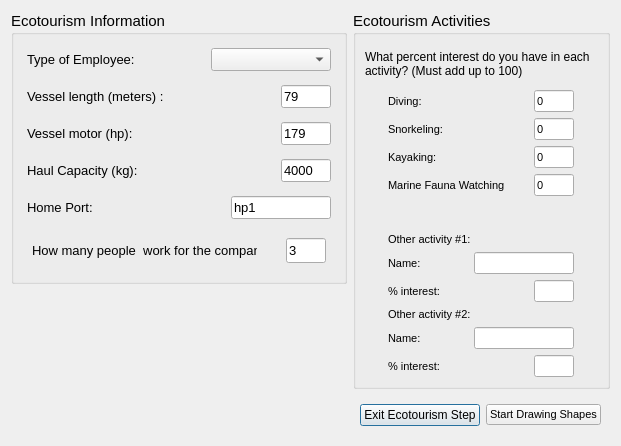
<ui version="4.0" >
 <author>Dane Springmeyer</author>
 <class>Ecotourism</class>
 <widget class="QDialog" name="Ecotourism" >
  <property name="geometry" >
   <rect>
    <x>0</x>
    <y>0</y>
    <width>621</width>
    <height>446</height>
   </rect>
  </property>
  <property name="windowTitle" >
   <string>OpenOceanMap - Interview</string>
  </property>
  <layout class="QVBoxLayout" name="verticalLayout_6" >
   <item>
    <layout class="QHBoxLayout" name="horizontalLayout_7" >
     <item>
      <layout class="QVBoxLayout" name="verticalLayout_5" >
       <item>
        <widget class="QGroupBox" name="vessel_info" >
         <property name="font" >
          <font>
           <pointsize>11</pointsize>
          </font>
         </property>
         <property name="title" >
          <string>Ecotourism Information</string>
         </property>
         <layout class="QVBoxLayout" name="verticalLayout" >
          <item>
           <widget class="QWidget" native="1" name="home_port_5" >
            <property name="font" >
             <font>
              <pointsize>10</pointsize>
             </font>
            </property>
            <layout class="QHBoxLayout" >
             <property name="spacing" >
              <number>4</number>
             </property>
             <property name="margin" >
              <number>4</number>
             </property>
             <item>
              <widget class="QLabel" name="employee_text" >
               <property name="minimumSize" >
                <size>
                 <width>180</width>
                 <height>0</height>
                </size>
               </property>
               <property name="maximumSize" >
                <size>
                 <width>180</width>
                 <height>16777215</height>
                </size>
               </property>
               <property name="font" >
                <font>
                 <pointsize>10</pointsize>
                </font>
               </property>
               <property name="text" >
                <string>Type of Employee:</string>
               </property>
              </widget>
             </item>
             <item>
              <spacer name="horizontalSpacer_6" >
               <property name="orientation" >
                <enum>Qt::Horizontal</enum>
               </property>
               <property name="sizeHint" stdset="0" >
                <size>
                 <width>40</width>
                 <height>20</height>
                </size>
               </property>
              </spacer>
             </item>
             <item>
              <widget class="QComboBox" name="comboEmpType" >
               <property name="minimumSize" >
                <size>
                 <width>120</width>
                 <height>0</height>
                </size>
               </property>
               <property name="maximumSize" >
                <size>
                 <width>120</width>
                 <height>16777215</height>
                </size>
               </property>
               <item>
                <property name="text" >
                 <string/>
                </property>
               </item>
               <item>
                <property name="text" >
                 <string>Captain of Boat</string>
                </property>
               </item>
               <item>
                <property name="text" >
                 <string>Guide</string>
                </property>
               </item>
               <item>
                <property name="text" >
                 <string>Boat Owner</string>
                </property>
               </item>
               <item>
                <property name="text" >
                 <string>Other</string>
                </property>
               </item>
              </widget>
             </item>
            </layout>
           </widget>
          </item>
          <item>
           <widget class="QWidget" native="1" name="vessel_length" >
            <property name="font" >
             <font>
              <pointsize>10</pointsize>
             </font>
            </property>
            <layout class="QHBoxLayout" >
             <property name="spacing" >
              <number>4</number>
             </property>
             <property name="margin" >
              <number>4</number>
             </property>
             <item>
              <widget class="QLabel" name="vessel_length_text" >
               <property name="minimumSize" >
                <size>
                 <width>180</width>
                 <height>0</height>
                </size>
               </property>
               <property name="maximumSize" >
                <size>
                 <width>180</width>
                 <height>16777215</height>
                </size>
               </property>
               <property name="font" >
                <font>
                 <pointsize>10</pointsize>
                </font>
               </property>
               <property name="text" >
                <string>Vessel length (meters) :</string>
               </property>
              </widget>
             </item>
             <item>
              <spacer name="horizontalSpacer_2" >
               <property name="orientation" >
                <enum>Qt::Horizontal</enum>
               </property>
               <property name="sizeHint" stdset="0" >
                <size>
                 <width>40</width>
                 <height>20</height>
                </size>
               </property>
              </spacer>
             </item>
             <item>
              <widget class="QLineEdit" name="vessel_length_line" >
               <property name="enabled" >
                <bool>true</bool>
               </property>
               <property name="minimumSize" >
                <size>
                 <width>50</width>
                 <height>0</height>
                </size>
               </property>
               <property name="maximumSize" >
                <size>
                 <width>50</width>
                 <height>16777215</height>
                </size>
               </property>
               <property name="font" >
                <font>
                 <pointsize>10</pointsize>
                </font>
               </property>
               <property name="contextMenuPolicy" >
                <enum>Qt::PreventContextMenu</enum>
               </property>
               <property name="text" >
                <string>79</string>
               </property>
              </widget>
             </item>
            </layout>
           </widget>
          </item>
          <item>
           <widget class="QWidget" native="1" name="vessel_length_2" >
            <property name="font" >
             <font>
              <pointsize>10</pointsize>
             </font>
            </property>
            <layout class="QHBoxLayout" >
             <property name="spacing" >
              <number>4</number>
             </property>
             <property name="margin" >
              <number>4</number>
             </property>
             <item>
              <widget class="QLabel" name="vessel_motor_text" >
               <property name="minimumSize" >
                <size>
                 <width>180</width>
                 <height>0</height>
                </size>
               </property>
               <property name="maximumSize" >
                <size>
                 <width>180</width>
                 <height>16777215</height>
                </size>
               </property>
               <property name="font" >
                <font>
                 <pointsize>10</pointsize>
                </font>
               </property>
               <property name="text" >
                <string>Vessel motor (hp):</string>
               </property>
              </widget>
             </item>
             <item>
              <spacer name="horizontalSpacer_3" >
               <property name="orientation" >
                <enum>Qt::Horizontal</enum>
               </property>
               <property name="sizeHint" stdset="0" >
                <size>
                 <width>40</width>
                 <height>20</height>
                </size>
               </property>
              </spacer>
             </item>
             <item>
              <widget class="QLineEdit" name="vessel_motor_line" >
               <property name="enabled" >
                <bool>true</bool>
               </property>
               <property name="minimumSize" >
                <size>
                 <width>50</width>
                 <height>0</height>
                </size>
               </property>
               <property name="maximumSize" >
                <size>
                 <width>50</width>
                 <height>16777215</height>
                </size>
               </property>
               <property name="font" >
                <font>
                 <pointsize>10</pointsize>
                </font>
               </property>
               <property name="text" >
                <string>179</string>
               </property>
              </widget>
             </item>
            </layout>
           </widget>
          </item>
          <item>
           <widget class="QWidget" native="1" name="vessel_length_3" >
            <property name="font" >
             <font>
              <pointsize>10</pointsize>
             </font>
            </property>
            <layout class="QHBoxLayout" >
             <property name="spacing" >
              <number>4</number>
             </property>
             <property name="margin" >
              <number>4</number>
             </property>
             <item>
              <widget class="QLabel" name="haul_capacity_text" >
               <property name="minimumSize" >
                <size>
                 <width>180</width>
                 <height>0</height>
                </size>
               </property>
               <property name="maximumSize" >
                <size>
                 <width>180</width>
                 <height>16777215</height>
                </size>
               </property>
               <property name="font" >
                <font>
                 <pointsize>10</pointsize>
                </font>
               </property>
               <property name="text" >
                <string>Haul Capacity (kg):</string>
               </property>
              </widget>
             </item>
             <item>
              <spacer name="horizontalSpacer_4" >
               <property name="orientation" >
                <enum>Qt::Horizontal</enum>
               </property>
               <property name="sizeHint" stdset="0" >
                <size>
                 <width>40</width>
                 <height>20</height>
                </size>
               </property>
              </spacer>
             </item>
             <item>
              <widget class="QLineEdit" name="haul_capacity_line" >
               <property name="enabled" >
                <bool>true</bool>
               </property>
               <property name="minimumSize" >
                <size>
                 <width>50</width>
                 <height>0</height>
                </size>
               </property>
               <property name="maximumSize" >
                <size>
                 <width>50</width>
                 <height>16777215</height>
                </size>
               </property>
               <property name="font" >
                <font>
                 <pointsize>10</pointsize>
                </font>
               </property>
               <property name="text" >
                <string>4000</string>
               </property>
              </widget>
             </item>
            </layout>
           </widget>
          </item>
          <item>
           <widget class="QWidget" native="1" name="home_port" >
            <property name="font" >
             <font>
              <pointsize>10</pointsize>
             </font>
            </property>
            <layout class="QHBoxLayout" >
             <property name="spacing" >
              <number>4</number>
             </property>
             <property name="margin" >
              <number>4</number>
             </property>
             <item>
              <widget class="QLabel" name="home_port_text" >
               <property name="minimumSize" >
                <size>
                 <width>180</width>
                 <height>0</height>
                </size>
               </property>
               <property name="maximumSize" >
                <size>
                 <width>180</width>
                 <height>16777215</height>
                </size>
               </property>
               <property name="font" >
                <font>
                 <pointsize>10</pointsize>
                </font>
               </property>
               <property name="text" >
                <string>Home Port:</string>
               </property>
              </widget>
             </item>
             <item>
              <spacer name="horizontalSpacer_5" >
               <property name="orientation" >
                <enum>Qt::Horizontal</enum>
               </property>
               <property name="sizeHint" stdset="0" >
                <size>
                 <width>40</width>
                 <height>20</height>
                </size>
               </property>
              </spacer>
             </item>
             <item>
              <widget class="QLineEdit" name="home_port_line" >
               <property name="enabled" >
                <bool>true</bool>
               </property>
               <property name="minimumSize" >
                <size>
                 <width>100</width>
                 <height>0</height>
                </size>
               </property>
               <property name="maximumSize" >
                <size>
                 <width>100</width>
                 <height>16777215</height>
                </size>
               </property>
               <property name="font" >
                <font>
                 <pointsize>10</pointsize>
                </font>
               </property>
               <property name="text" >
                <string>hp1</string>
               </property>
              </widget>
             </item>
            </layout>
           </widget>
          </item>
          <item>
           <widget class="QWidget" native="1" name="home_port_4" >
            <property name="font" >
             <font>
              <pointsize>10</pointsize>
             </font>
            </property>
            <layout class="QHBoxLayout" name="horizontalLayout" >
             <item>
              <widget class="QLabel" name="workers_text" >
               <property name="minimumSize" >
                <size>
                 <width>150</width>
                 <height>0</height>
                </size>
               </property>
               <property name="maximumSize" >
                <size>
                 <width>350</width>
                 <height>16777215</height>
                </size>
               </property>
               <property name="font" >
                <font>
                 <pointsize>10</pointsize>
                </font>
               </property>
               <property name="text" >
                <string>How many people  work for the company?</string>
               </property>
              </widget>
             </item>
             <item>
              <spacer name="horizontalSpacer" >
               <property name="orientation" >
                <enum>Qt::Horizontal</enum>
               </property>
               <property name="sizeHint" stdset="0" >
                <size>
                 <width>40</width>
                 <height>20</height>
                </size>
               </property>
              </spacer>
             </item>
             <item>
              <widget class="QLineEdit" name="workers_line" >
               <property name="enabled" >
                <bool>true</bool>
               </property>
               <property name="minimumSize" >
                <size>
                 <width>40</width>
                 <height>25</height>
                </size>
               </property>
               <property name="maximumSize" >
                <size>
                 <width>30</width>
                 <height>16777215</height>
                </size>
               </property>
               <property name="font" >
                <font>
                 <pointsize>10</pointsize>
                </font>
               </property>
               <property name="text" >
                <string>3</string>
               </property>
              </widget>
             </item>
            </layout>
           </widget>
          </item>
         </layout>
        </widget>
       </item>
       <item>
        <spacer name="verticalSpacer_2" >
         <property name="orientation" >
          <enum>Qt::Vertical</enum>
         </property>
         <property name="sizeHint" stdset="0" >
          <size>
           <width>20</width>
           <height>40</height>
          </size>
         </property>
        </spacer>
       </item>
      </layout>
     </item>
     <item>
      <widget class="QGroupBox" name="groupBox" >
       <property name="font" >
        <font>
         <pointsize>11</pointsize>
        </font>
       </property>
       <property name="title" >
        <string>Ecotourism Activities</string>
       </property>
       <layout class="QVBoxLayout" name="verticalLayout_2" >
        <item>
         <widget class="QLabel" name="label" >
          <property name="minimumSize" >
           <size>
            <width>0</width>
            <height>40</height>
           </size>
          </property>
          <property name="font" >
           <font>
            <pointsize>9</pointsize>
           </font>
          </property>
          <property name="text" >
           <string>What percent interest do you have in each activity? (Must add up to 100)</string>
          </property>
          <property name="wordWrap" >
           <bool>true</bool>
          </property>
         </widget>
        </item>
        <item>
         <layout class="QHBoxLayout" name="horizontalLayout_2" >
          <item>
           <spacer name="horizontalSpacer_2" >
            <property name="orientation" >
             <enum>Qt::Horizontal</enum>
            </property>
            <property name="sizeHint" stdset="0" >
             <size>
              <width>40</width>
              <height>20</height>
             </size>
            </property>
           </spacer>
          </item>
          <item>
           <layout class="QVBoxLayout" name="verticalLayout_9" >
            <item>
             <layout class="QVBoxLayout" name="verticalLayout_10" >
              <item>
               <layout class="QHBoxLayout" name="_14" >
                <item>
                 <widget class="QLabel" name="label_12" >
                  <property name="minimumSize" >
                   <size>
                    <width>140</width>
                    <height>0</height>
                   </size>
                  </property>
                  <property name="maximumSize" >
                   <size>
                    <width>80</width>
                    <height>16777215</height>
                   </size>
                  </property>
                  <property name="font" >
                   <font>
                    <pointsize>8</pointsize>
                   </font>
                  </property>
                  <property name="text" >
                   <string>Diving:</string>
                  </property>
                 </widget>
                </item>
                <item>
                 <widget class="QLineEdit" name="activity_diving" >
                  <property name="enabled" >
                   <bool>true</bool>
                  </property>
                  <property name="minimumSize" >
                   <size>
                    <width>30</width>
                    <height>0</height>
                   </size>
                  </property>
                  <property name="maximumSize" >
                   <size>
                    <width>50</width>
                    <height>16777215</height>
                   </size>
                  </property>
                  <property name="font" >
                   <font>
                    <pointsize>8</pointsize>
                   </font>
                  </property>
                  <property name="text" >
                   <string>0</string>
                  </property>
                 </widget>
                </item>
               </layout>
              </item>
              <item>
               <layout class="QHBoxLayout" name="_15" >
                <item>
                 <widget class="QLabel" name="label_13" >
                  <property name="minimumSize" >
                   <size>
                    <width>140</width>
                    <height>0</height>
                   </size>
                  </property>
                  <property name="maximumSize" >
                   <size>
                    <width>80</width>
                    <height>16777215</height>
                   </size>
                  </property>
                  <property name="font" >
                   <font>
                    <pointsize>8</pointsize>
                   </font>
                  </property>
                  <property name="text" >
                   <string>Snorkeling:</string>
                  </property>
                 </widget>
                </item>
                <item>
                 <widget class="QLineEdit" name="activity_snorkeling" >
                  <property name="enabled" >
                   <bool>true</bool>
                  </property>
                  <property name="minimumSize" >
                   <size>
                    <width>30</width>
                    <height>0</height>
                   </size>
                  </property>
                  <property name="maximumSize" >
                   <size>
                    <width>50</width>
                    <height>16777215</height>
                   </size>
                  </property>
                  <property name="font" >
                   <font>
                    <pointsize>8</pointsize>
                   </font>
                  </property>
                  <property name="text" >
                   <string>0</string>
                  </property>
                 </widget>
                </item>
               </layout>
              </item>
              <item>
               <layout class="QHBoxLayout" name="_16" >
                <item>
                 <widget class="QLabel" name="label_14" >
                  <property name="minimumSize" >
                   <size>
                    <width>140</width>
                    <height>0</height>
                   </size>
                  </property>
                  <property name="maximumSize" >
                   <size>
                    <width>80</width>
                    <height>16777215</height>
                   </size>
                  </property>
                  <property name="font" >
                   <font>
                    <pointsize>8</pointsize>
                   </font>
                  </property>
                  <property name="text" >
                   <string>Kayaking:</string>
                  </property>
                 </widget>
                </item>
                <item>
                 <widget class="QLineEdit" name="activity_kayaking" >
                  <property name="enabled" >
                   <bool>true</bool>
                  </property>
                  <property name="minimumSize" >
                   <size>
                    <width>30</width>
                    <height>0</height>
                   </size>
                  </property>
                  <property name="maximumSize" >
                   <size>
                    <width>50</width>
                    <height>16777215</height>
                   </size>
                  </property>
                  <property name="font" >
                   <font>
                    <pointsize>8</pointsize>
                   </font>
                  </property>
                  <property name="text" >
                   <string>0</string>
                  </property>
                 </widget>
                </item>
               </layout>
              </item>
              <item>
               <layout class="QHBoxLayout" name="_17" >
                <item>
                 <widget class="QLabel" name="label_15" >
                  <property name="minimumSize" >
                   <size>
                    <width>140</width>
                    <height>0</height>
                   </size>
                  </property>
                  <property name="maximumSize" >
                   <size>
                    <width>80</width>
                    <height>16777215</height>
                   </size>
                  </property>
                  <property name="font" >
                   <font>
                    <pointsize>8</pointsize>
                   </font>
                  </property>
                  <property name="text" >
                   <string>Marine Fauna Watching</string>
                  </property>
                 </widget>
                </item>
                <item>
                 <widget class="QLineEdit" name="activity_watching" >
                  <property name="enabled" >
                   <bool>true</bool>
                  </property>
                  <property name="minimumSize" >
                   <size>
                    <width>30</width>
                    <height>0</height>
                   </size>
                  </property>
                  <property name="maximumSize" >
                   <size>
                    <width>50</width>
                    <height>16777215</height>
                   </size>
                  </property>
                  <property name="font" >
                   <font>
                    <pointsize>8</pointsize>
                   </font>
                  </property>
                  <property name="text" >
                   <string>0</string>
                  </property>
                 </widget>
                </item>
               </layout>
              </item>
             </layout>
            </item>
            <item>
             <spacer name="verticalSpacer" >
              <property name="orientation" >
               <enum>Qt::Vertical</enum>
              </property>
              <property name="sizeHint" stdset="0" >
               <size>
                <width>20</width>
                <height>5</height>
               </size>
              </property>
             </spacer>
            </item>
            <item>
             <layout class="QVBoxLayout" name="verticalLayout_3" >
              <item>
               <widget class="QLabel" name="label_21" >
                <property name="minimumSize" >
                 <size>
                  <width>80</width>
                  <height>0</height>
                 </size>
                </property>
                <property name="maximumSize" >
                 <size>
                  <width>200</width>
                  <height>16777215</height>
                 </size>
                </property>
                <property name="font" >
                 <font>
                  <pointsize>8</pointsize>
                 </font>
                </property>
                <property name="text" >
                 <string>Other activity #1:</string>
                </property>
               </widget>
              </item>
              <item>
               <layout class="QHBoxLayout" name="horizontalLayout_3" >
                <item>
                 <widget class="QLabel" name="label_23" >
                  <property name="minimumSize" >
                   <size>
                    <width>80</width>
                    <height>0</height>
                   </size>
                  </property>
                  <property name="maximumSize" >
                   <size>
                    <width>80</width>
                    <height>16777215</height>
                   </size>
                  </property>
                  <property name="font" >
                   <font>
                    <pointsize>8</pointsize>
                   </font>
                  </property>
                  <property name="text" >
                   <string>Name:</string>
                  </property>
                 </widget>
                </item>
                <item>
                 <widget class="QLineEdit" name="activity_other_1_name" >
                  <property name="enabled" >
                   <bool>true</bool>
                  </property>
                  <property name="minimumSize" >
                   <size>
                    <width>100</width>
                    <height>0</height>
                   </size>
                  </property>
                  <property name="maximumSize" >
                   <size>
                    <width>100</width>
                    <height>16777215</height>
                   </size>
                  </property>
                  <property name="font" >
                   <font>
                    <pointsize>8</pointsize>
                   </font>
                  </property>
                  <property name="text" >
                   <string/>
                  </property>
                 </widget>
                </item>
               </layout>
              </item>
              <item>
               <layout class="QHBoxLayout" name="horizontalLayout_4" >
                <item>
                 <widget class="QLabel" name="label_22" >
                  <property name="minimumSize" >
                   <size>
                    <width>140</width>
                    <height>0</height>
                   </size>
                  </property>
                  <property name="maximumSize" >
                   <size>
                    <width>80</width>
                    <height>16777215</height>
                   </size>
                  </property>
                  <property name="font" >
                   <font>
                    <pointsize>8</pointsize>
                   </font>
                  </property>
                  <property name="text" >
                   <string>% interest:</string>
                  </property>
                 </widget>
                </item>
                <item>
                 <widget class="QLineEdit" name="activity_other_1_interest" >
                  <property name="enabled" >
                   <bool>true</bool>
                  </property>
                  <property name="minimumSize" >
                   <size>
                    <width>30</width>
                    <height>0</height>
                   </size>
                  </property>
                  <property name="maximumSize" >
                   <size>
                    <width>50</width>
                    <height>16777215</height>
                   </size>
                  </property>
                  <property name="font" >
                   <font>
                    <pointsize>8</pointsize>
                   </font>
                  </property>
                  <property name="text" >
                   <string/>
                  </property>
                 </widget>
                </item>
               </layout>
              </item>
             </layout>
            </item>
            <item>
             <layout class="QVBoxLayout" name="verticalLayout_4" >
              <item>
               <widget class="QLabel" name="label_24" >
                <property name="minimumSize" >
                 <size>
                  <width>80</width>
                  <height>0</height>
                 </size>
                </property>
                <property name="maximumSize" >
                 <size>
                  <width>200</width>
                  <height>16777215</height>
                 </size>
                </property>
                <property name="font" >
                 <font>
                  <pointsize>8</pointsize>
                 </font>
                </property>
                <property name="text" >
                 <string>Other activity #2:</string>
                </property>
               </widget>
              </item>
              <item>
               <layout class="QHBoxLayout" name="horizontalLayout_5" >
                <item>
                 <widget class="QLabel" name="label_25" >
                  <property name="minimumSize" >
                   <size>
                    <width>80</width>
                    <height>0</height>
                   </size>
                  </property>
                  <property name="maximumSize" >
                   <size>
                    <width>80</width>
                    <height>16777215</height>
                   </size>
                  </property>
                  <property name="font" >
                   <font>
                    <pointsize>8</pointsize>
                   </font>
                  </property>
                  <property name="text" >
                   <string>Name:</string>
                  </property>
                 </widget>
                </item>
                <item>
                 <widget class="QLineEdit" name="activity_other_2_name" >
                  <property name="enabled" >
                   <bool>true</bool>
                  </property>
                  <property name="minimumSize" >
                   <size>
                    <width>100</width>
                    <height>0</height>
                   </size>
                  </property>
                  <property name="maximumSize" >
                   <size>
                    <width>100</width>
                    <height>16777215</height>
                   </size>
                  </property>
                  <property name="font" >
                   <font>
                    <pointsize>8</pointsize>
                   </font>
                  </property>
                  <property name="text" >
                   <string/>
                  </property>
                 </widget>
                </item>
               </layout>
              </item>
              <item>
               <layout class="QHBoxLayout" name="horizontalLayout_6" >
                <item>
                 <widget class="QLabel" name="label_26" >
                  <property name="minimumSize" >
                   <size>
                    <width>140</width>
                    <height>0</height>
                   </size>
                  </property>
                  <property name="maximumSize" >
                   <size>
                    <width>80</width>
                    <height>16777215</height>
                   </size>
                  </property>
                  <property name="font" >
                   <font>
                    <pointsize>8</pointsize>
                   </font>
                  </property>
                  <property name="text" >
                   <string>% interest:</string>
                  </property>
                 </widget>
                </item>
                <item>
                 <widget class="QLineEdit" name="activity_other_2_interest" >
                  <property name="enabled" >
                   <bool>true</bool>
                  </property>
                  <property name="minimumSize" >
                   <size>
                    <width>30</width>
                    <height>0</height>
                   </size>
                  </property>
                  <property name="maximumSize" >
                   <size>
                    <width>50</width>
                    <height>16777215</height>
                   </size>
                  </property>
                  <property name="font" >
                   <font>
                    <pointsize>8</pointsize>
                   </font>
                  </property>
                  <property name="text" >
                   <string/>
                  </property>
                 </widget>
                </item>
               </layout>
              </item>
             </layout>
            </item>
           </layout>
          </item>
          <item>
           <spacer name="horizontalSpacer" >
            <property name="orientation" >
             <enum>Qt::Horizontal</enum>
            </property>
            <property name="sizeHint" stdset="0" >
             <size>
              <width>40</width>
              <height>20</height>
             </size>
            </property>
           </spacer>
          </item>
         </layout>
        </item>
       </layout>
      </widget>
     </item>
    </layout>
   </item>
   <item>
    <widget class="QWidget" native="1" name="button_box" >
     <layout class="QHBoxLayout" >
      <item>
       <spacer>
        <property name="orientation" >
         <enum>Qt::Horizontal</enum>
        </property>
        <property name="sizeHint" stdset="0" >
         <size>
          <width>40</width>
          <height>20</height>
         </size>
        </property>
       </spacer>
      </item>
      <item>
       <widget class="QPushButton" name="pbnExitEcoStep" >
        <property name="text" >
         <string>Exit Ecotourism Step</string>
        </property>
       </widget>
      </item>
      <item>
       <widget class="QPushButton" name="pbnSelectActivity" >
        <property name="font" >
         <font>
          <pointsize>8</pointsize>
         </font>
        </property>
        <property name="text" >
         <string>Start Drawing Shapes</string>
        </property>
       </widget>
      </item>
     </layout>
     <zorder>pbnSelectActivity</zorder>
     <zorder></zorder>
     <zorder>pbnExitEcoStep</zorder>
    </widget>
   </item>
  </layout>
 </widget>
 <resources/>
 <connections/>
</ui>
